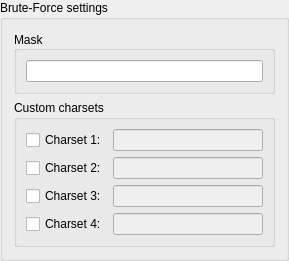
                 <widget class="QGroupBox" name="groupBox_hc_bruteforce">
                  <property name="enabled">
                   <bool>true</bool>
                  </property>
                  <property name="sizePolicy">
                   <sizepolicy hsizetype="Preferred" vsizetype="Preferred">
                    <horstretch>0</horstretch>
                    <verstretch>0</verstretch>
                   </sizepolicy>
                  </property>
                  <property name="title">
                   <string>Brute-Force settings</string>
                  </property>
                  <property name="flat">
                   <bool>false</bool>
                  </property>
                  <property name="checkable">
                   <bool>false</bool>
                  </property>
                  <layout class="QGridLayout" name="gridLayout_2">
                   <item row="1" column="0">
                    <widget class="QGroupBox" name="groupBox_hc_custom_charset">
                     <property name="title">
                      <string>Custom charsets</string>
                     </property>
                     <layout class="QVBoxLayout" name="verticalLayout_12">
                      <item>
                       <layout class="QHBoxLayout" name="horizontalLayout_67">
                        <item>
                         <widget class="QCheckBox" name="checkBox_hc_custom1">
                          <property name="text">
                           <string>Charset 1:</string>
                          </property>
                          <property name="checked">
                           <bool>false</bool>
                          </property>
                         </widget>
                        </item>
                        <item>
                         <widget class="QLineEdit" name="lineEdit_hc_custom1">
                          <property name="enabled">
                           <bool>false</bool>
                          </property>
                          <property name="minimumSize">
                           <size>
                            <width>150</width>
                            <height>0</height>
                           </size>
                          </property>
                          <property name="toolTip">
                           <string>Built-in charsets:

  ?l = abcdefghijklmnopqrstuvwxyz
  ?u = ABCDEFGHIJKLMNOPQRSTUVWXYZ
  ?d = 0123456789
  ?s =  !&quot;#$%&amp;'()*+,-./:;&lt;=&gt;?@[\]^_`{|}~
  ?h = 8 bit characters from 0xc0 - 0xff
  ?D = 8 bit characters from german alphabet
  ?F = 8 bit characters from french alphabet
  ?R = 8 bit characters from russian alphabet</string>
                          </property>
                          <property name="text">
                           <string/>
                          </property>
                         </widget>
                        </item>
                       </layout>
                      </item>
                      <item>
                       <layout class="QHBoxLayout" name="horizontalLayout_72">
                        <item>
                         <widget class="QCheckBox" name="checkBox_hc_custom2">
                          <property name="text">
                           <string>Charset 2:</string>
                          </property>
                          <property name="checked">
                           <bool>false</bool>
                          </property>
                         </widget>
                        </item>
                        <item>
                         <widget class="QLineEdit" name="lineEdit_hc_custom2">
                          <property name="enabled">
                           <bool>false</bool>
                          </property>
                          <property name="minimumSize">
                           <size>
                            <width>150</width>
                            <height>0</height>
                           </size>
                          </property>
                          <property name="toolTip">
                           <string>Built-in charsets:

  ?l = abcdefghijklmnopqrstuvwxyz
  ?u = ABCDEFGHIJKLMNOPQRSTUVWXYZ
  ?d = 0123456789
  ?s =  !&quot;#$%&amp;'()*+,-./:;&lt;=&gt;?@[\]^_`{|}~
  ?h = 8 bit characters from 0xc0 - 0xff
  ?D = 8 bit characters from german alphabet
  ?F = 8 bit characters from french alphabet
  ?R = 8 bit characters from russian alphabet</string>
                          </property>
                          <property name="text">
                           <string/>
                          </property>
                         </widget>
                        </item>
                       </layout>
                      </item>
                      <item>
                       <layout class="QHBoxLayout" name="horizontalLayout_73">
                        <item>
                         <widget class="QCheckBox" name="checkBox_hc_custom3">
                          <property name="text">
                           <string>Charset 3:</string>
                          </property>
                          <property name="checked">
                           <bool>false</bool>
                          </property>
                         </widget>
                        </item>
                        <item>
                         <widget class="QLineEdit" name="lineEdit_hc_custom3">
                          <property name="enabled">
                           <bool>false</bool>
                          </property>
                          <property name="minimumSize">
                           <size>
                            <width>150</width>
                            <height>0</height>
                           </size>
                          </property>
                          <property name="toolTip">
                           <string>Built-in charsets:

  ?l = abcdefghijklmnopqrstuvwxyz
  ?u = ABCDEFGHIJKLMNOPQRSTUVWXYZ
  ?d = 0123456789
  ?s =  !&quot;#$%&amp;'()*+,-./:;&lt;=&gt;?@[\]^_`{|}~
  ?h = 8 bit characters from 0xc0 - 0xff
  ?D = 8 bit characters from german alphabet
  ?F = 8 bit characters from french alphabet
  ?R = 8 bit characters from russian alphabet</string>
                          </property>
                          <property name="text">
                           <string/>
                          </property>
                         </widget>
                        </item>
                       </layout>
                      </item>
                      <item>
                       <layout class="QHBoxLayout" name="horizontalLayout_74">
                        <item>
                         <widget class="QCheckBox" name="checkBox_hc_custom4">
                          <property name="text">
                           <string>Charset 4:</string>
                          </property>
                         </widget>
                        </item>
                        <item>
                         <widget class="QLineEdit" name="lineEdit_hc_custom4">
                          <property name="enabled">
                           <bool>false</bool>
                          </property>
                          <property name="minimumSize">
                           <size>
                            <width>150</width>
                            <height>0</height>
                           </size>
                          </property>
                          <property name="toolTip">
                           <string>Built-in charsets:

  ?l = abcdefghijklmnopqrstuvwxyz
  ?u = ABCDEFGHIJKLMNOPQRSTUVWXYZ
  ?d = 0123456789
  ?s =  !&quot;#$%&amp;'()*+,-./:;&lt;=&gt;?@[\]^_`{|}~
  ?h = 8 bit characters from 0xc0 - 0xff
  ?D = 8 bit characters from german alphabet
  ?F = 8 bit characters from french alphabet
  ?R = 8 bit characters from russian alphabet</string>
                          </property>
                         </widget>
                        </item>
                       </layout>
                      </item>
                     </layout>
                    </widget>
                   </item>
                   <item row="0" column="0">
                    <widget class="QGroupBox" name="groupBox_hc_mask">
                     <property name="title">
                      <string>Mask</string>
                     </property>
                     <property name="alignment">
                      <set>Qt::AlignLeading|Qt::AlignLeft|Qt::AlignVCenter</set>
                     </property>
                     <layout class="QGridLayout" name="gridLayout_9">
                      <item row="0" column="0">
                       <widget class="QLineEdit" name="lineEdit_hc_mask">
                        <property name="toolTip">
                         <string>Built-in charsets:

  ?l = abcdefghijklmnopqrstuvwxyz
  ?u = ABCDEFGHIJKLMNOPQRSTUVWXYZ
  ?d = 0123456789
  ?s =  !&quot;#$%&amp;'()*+,-./:;&lt;=&gt;?@[\]^_`{|}~
  ?h = 8 bit characters from 0xc0 - 0xff
  ?D = 8 bit characters from german alphabet
  ?F = 8 bit characters from french alphabet
  ?R = 8 bit characters from russian alphabet</string>
                        </property>
                        <property name="text">
                         <string/>
                        </property>
                        <property name="readOnly">
                         <bool>false</bool>
                        </property>
                       </widget>
                      </item>
                     </layout>
                    </widget>
                   </item>
                  </layout>
                 </widget>
